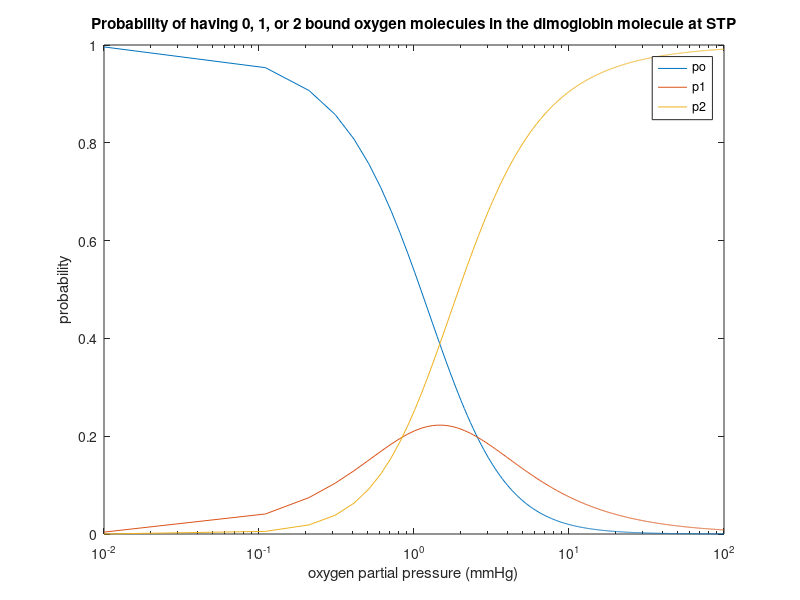

This figure's MATLAB source: (Note: this script raises an error after producing the figure.)
e = -5; %kT
J = -2.5; %kT
co = 760; %mmHg
B = 1;
c = linspace(10^(-2), 10^2, 1000);
c1 = c/co;

w0 = 1; w1 = 2*c1.*exp(-B*e); w2 = (c1.^2).*exp(-B*(2*e + J));
Z = w0 + w1 + w2;
po = w0 ./ Z; p1 = w1 ./ Z; p2 = w2./Z;

figure(1)
semilogx(c, po)
hold on
semilogx(c, p1)
semilogx(c, p2)
leg = legend('po', 'p1', 'p2');
hold off
title('Probability of having 0, 1, or 2 bound oxygen molecules in the dimoglobin molecule at STP');
xlabel('oxygen partial pressure (mmHg)')
ylabel('probability')
ylim([0,1])
standardizeFigure(gca, leg)


